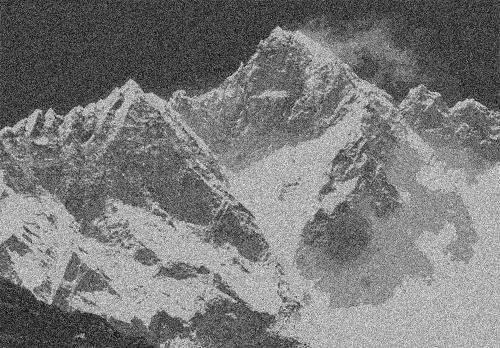
#> input picture noisy5.jpg, 500 x 348 px
$ python Mean_Filters.py
#> lines starting #> are read from the running program, lines starting #| are printed output that depends on the picture
import cv2
import numpy as np
from matplotlib import pyplot as plt

image = cv2.imread('noisy5.jpg', 0)
#> image is the input picture: shape (348, 500); min 0, max 255, mean 121.9

#Arithmetic mean filter
mean_filtered = cv2.blur(image, (1, 3))
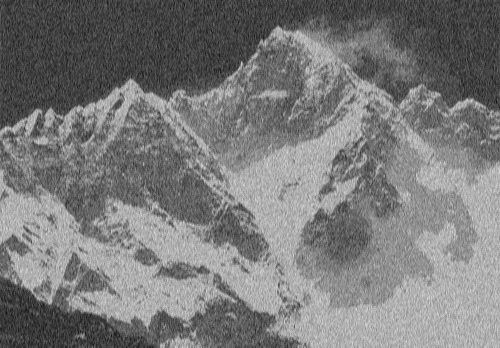
#> mean_filtered: shape (348, 500); min 16, max 219, mean 121.9
plt.figure(figsize=(10, 5))
plt.subplot(1, 2, 1), plt.imshow(image, cmap='gray'), plt.title('Noisy Image')
plt.subplot(1, 2, 2), plt.imshow(mean_filtered, cmap='gray'), plt.title('Arithmetic mean filter applied')
plt.show()
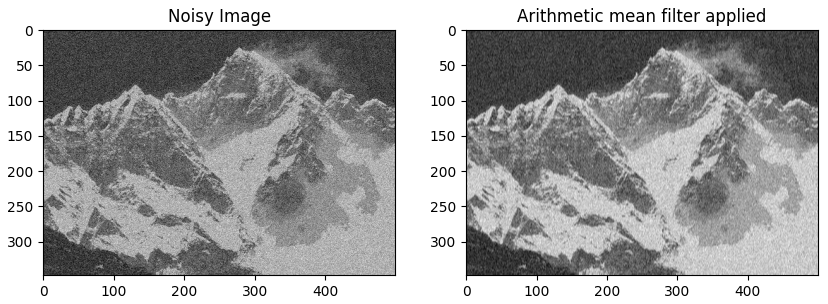
#> figure drawn by matplotlib, 2 panels

# Geometric mean filter
def geometric_mean_filter(image, size):
#> called with size = 1
    output = np.zeros(image.shape, np.float32)
    pad_size = size // 2
    padded_image = cv2.copyMakeBorder(image, pad_size, pad_size, pad_size, pad_size, cv2.BORDER_REFLECT)

    for i in range(pad_size, padded_image.shape[0] - pad_size):
        for j in range(pad_size, padded_image.shape[1] - pad_size):
            region = padded_image[i - pad_size:i + pad_size + 1, j - pad_size:j + pad_size + 1]
            output[i - pad_size, j - pad_size] = np.prod(region.flatten())**(1.0 / (size * size))

    return output
geometric_filtered = geometric_mean_filter(image, 1)
plt.figure(figsize=(10, 5))
plt.subplot(1, 2, 1), plt.imshow(image, cmap='gray'), plt.title('Noisy Image')
plt.subplot(1, 2, 2), plt.imshow(geometric_filtered, cmap='gray'), plt.title('Geometric mean filter applied')
plt.show()
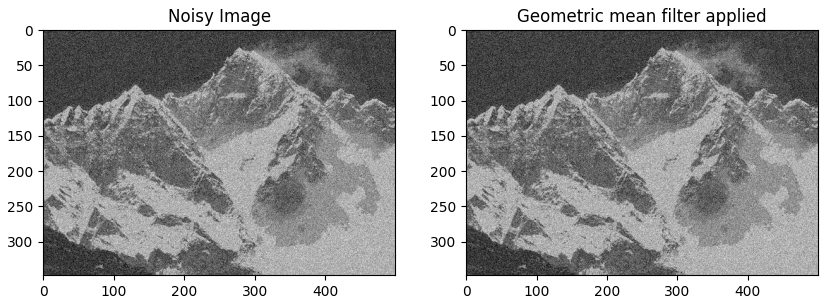
#> figure drawn by matplotlib, 2 panels
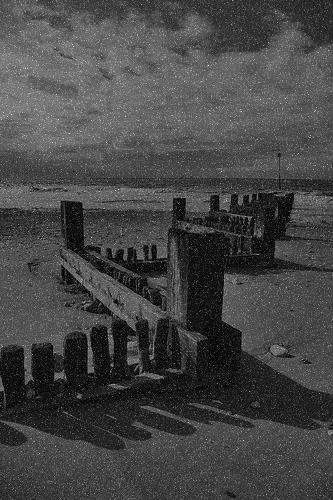
#> input picture noisy4.jpg, 333 x 500 px
#> further down, image is the input picture: shape (500, 333); min 0, max 255, mean 69.7

# Harmonic Mean Filter
def harmonic_mean_filter(image, size):
#> called with size = 3
    output = np.zeros(image.shape, np.float32)
    pad_size = size // 2
    padded_image = cv2.copyMakeBorder(image, pad_size, pad_size, pad_size, pad_size, cv2.BORDER_REFLECT)
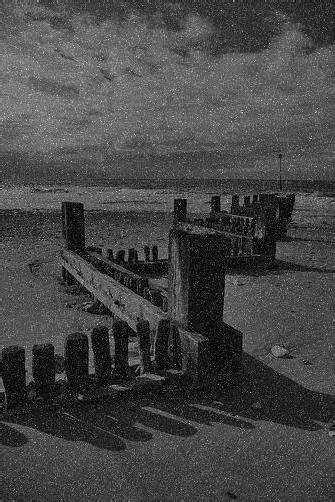
#> padded_image: shape (502, 335); min 0, max 255, mean 69.7

    for i in range(pad_size, padded_image.shape[0] - pad_size):
        for j in range(pad_size, padded_image.shape[1] - pad_size):
            region = padded_image[i - pad_size:i + pad_size + 1, j - pad_size:j + pad_size + 1]
            output[i - pad_size, j - pad_size] = len(region.flatten()) / np.sum(1.0 / (region.flatten() + 1e-10))
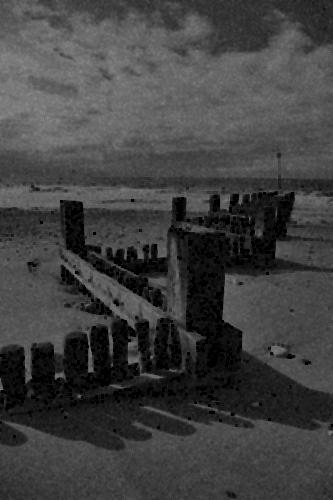
#> output: shape (500, 333) float32; min 1.8e-10, max 142.5, mean 64.5

    return output
image = cv2.imread('noisy4.jpg', 0)
harmonic_filtered = harmonic_mean_filter(image, 3)
plt.figure(figsize=(10, 5))
plt.subplot(1, 2, 1), plt.imshow(image, cmap='gray'), plt.title('Noisy Image')
plt.subplot(1, 2, 2), plt.imshow(harmonic_filtered, cmap='gray'), plt.title('Harmonic mean filter applied')
plt.show()

#Contraharmonic_mean_filter
def contraharmonic_mean_filter(image, size, Q):
#> called with size = 3, Q = 1.5
    output = np.zeros(image.shape, np.float32)
    pad_size = size // 2
    padded_image = cv2.copyMakeBorder(image, pad_size, pad_size, pad_size, pad_size, cv2.BORDER_REFLECT)

    for i in range(pad_size, padded_image.shape[0] - pad_size):
        for j in range(pad_size, padded_image.shape[1] - pad_size):
            region = padded_image[i - pad_size:i + pad_size + 1, j - pad_size:j + pad_size + 1]
            numerator = np.sum(np.power(region, Q + 1))
            denominator = np.sum(np.power(region, Q))
            output[i - pad_size, j - pad_size] = numerator / (denominator + 1e-10)
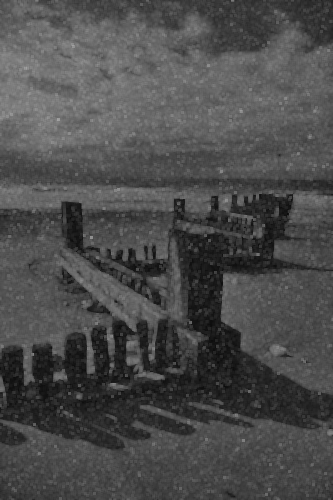
#> output: shape (500, 333) float32; min 11.32, max 164.3, mean 76

    return output
image = cv2.imread('noisy4.jpg', 0)
Q = 1.5  # Q parametresi
contraharmonic_filtered = contraharmonic_mean_filter(image, 3, Q)
plt.figure(figsize=(10, 5))
plt.subplot(1, 2, 1), plt.imshow(image, cmap='gray'), plt.title('Noisy Image')
plt.subplot(1, 2, 2), plt.imshow(contraharmonic_filtered, cmap='gray'), plt.title('Conrtaharmonic mean filter applied')
plt.show()
